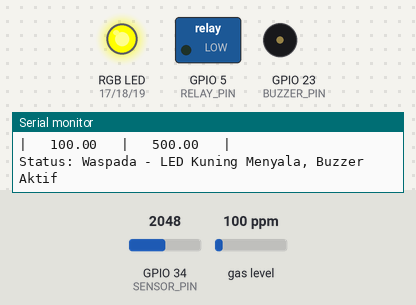
Recording of a sketch running on a simulated ESP32. On the bench: switched loads named in the sketch (green lamp = pin HIGH), an RGB LED mixed from three pins (HIGH = lit), buzzer (waves = sounding, pin HIGH), the last lines printed to the serial monitor. The test bench sets the inputs (shaded band); at power-on: gas level 100 ppm, GPIO 34 (SENSOR_PIN) = 2048. WiFi joins after 1.5 s; servers stay silent unless stated.

Above: at 3.0 s.
3.1 s: gas level set to 190 ppm
7.3 s: gas level set to 208 ppm
At 8.0 s:
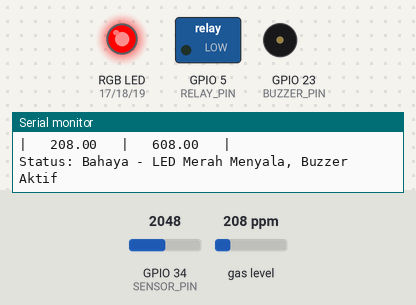
11.3 s: gas level set to 20 ppm
At 12.4 s:
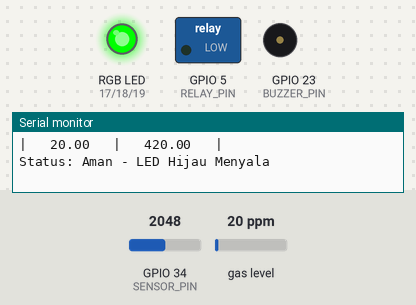
13.3 s: GPIO 34 (SENSOR_PIN) set to 0
At 13.91 s:
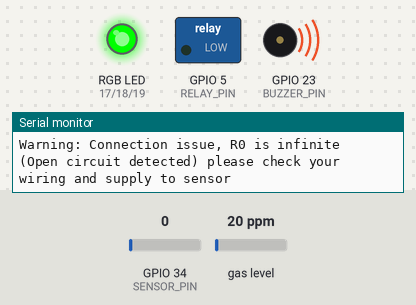
17.5 s: gas level set to 45 ppm
21.0 s: gas level set to 55 ppm
At 21.8 s:
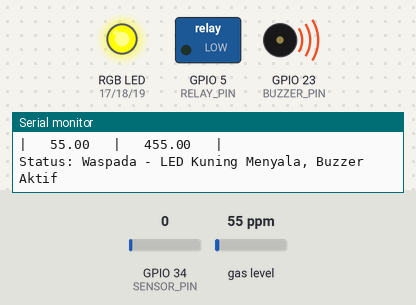
Timing chart, 0 to 25.9 s (numbered marks = the images above; inputs shaded):
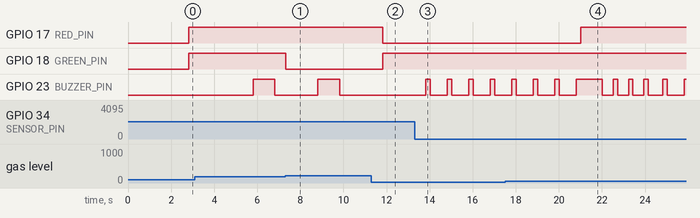

The sketch:

CarAirSentinel.ino
```cpp
// Blynk Configuration
#define BLYNK_TEMPLATE_ID "TMPL6DgKqxkg8"
#define BLYNK_TEMPLATE_NAME "Car Air Sentinel"
#define BLYNK_AUTH_TOKEN "uilAYhKPf8XLyWf5mEBqQfwBUiAqKF06"

// Include the libraries
#include <WiFiManager.h>          // https://github.com/tzapu/WiFiManager
#include <ArduinoJson.h>          // https://github.com/bblanchon/ArduinoJson
#include <MQUnifiedsensor.h>       // Library for sensor MQ Series
#include <BlynkSimpleEsp32.h>      // Library for blynk IoT

// MQ-135 Configuration
#define CHIP                  "ESP-32" // Wemos ESP-32 or other board, whatever have ESP32
#define TYPE                  "MQ-135" // MQ135
#define Voltage_Resolution    3.3 // 3V3 <- IMPORTANT. Source: https://randomnerdtutorials.com/esp32-adc-analog-read-arduino-ide/
#define ADC_Bit_Resolution    12 // For arduino ESP32
#define RatioMQ135CleanAir    3.6 // RS / R0 = 3.6 ppm

// Pinout Configuration
#define SENSOR_PIN 34 // Analog input ESP32
#define BUZZER_PIN 23 // Pin for buzzer
#define RED_PIN 17    // Pin LED RED RGB Module
#define GREEN_PIN 18  // Pin LED GREEN RGB Module
#define BLUE_PIN 19   // Pin LED BLUE RGB Module
#define RELAY_PIN 5   // Pin For Relay Module

// Declare Sensor
MQUnifiedsensor MQ135(CHIP, Voltage_Resolution, ADC_Bit_Resolution, SENSOR_PIN, TYPE);

char blynkTemplateId[40];
char blynkTemplateName[40];
char blynkAuthToken[34];

// Configuration for WiFi-Manager
WiFiManager wm;
WiFiManagerParameter custom_blynk_template_id("template_id", "Blynk Template ID", BLYNK_TEMPLATE_ID, 40);
WiFiManagerParameter custom_blynk_template_name("template_name", "Blynk Template Name", BLYNK_TEMPLATE_NAME, 40);
WiFiManagerParameter custom_blynk_auth_token("auth_token", "Blynk Auth Token", BLYNK_AUTH_TOKEN, 34);

// Blynk setup
BlynkTimer timer;

void sendToBlynk(float CO, float CO2, String status, int relayStatus) {
  Blynk.virtualWrite(V1, CO2);          // Send CO2 data to Blynk
  Blynk.virtualWrite(V0, CO);           // Send CO data to Blynk
  Blynk.virtualWrite(V3, status);       // Send status to Blynk
  Blynk.virtualWrite(V2, relayStatus);  // Send relay status to Blynk
}

// Timer variables
unsigned long previousMillis = 0;
unsigned long previousMillisRelay = 0;
bool relayOn = false;   // Relay Status


void setup() {
  // Init the serial port communication - to debug the library
  Serial.begin(115200); // Init serial port

  // Setting pinMode ESP32
  pinMode(BUZZER_PIN, OUTPUT);
  pinMode(RED_PIN, OUTPUT);
  pinMode(GREEN_PIN, OUTPUT);
  pinMode(BLUE_PIN, OUTPUT);
  pinMode(RELAY_PIN, OUTPUT);

  wm.addParameter(&custom_blynk_template_id);
  wm.addParameter(&custom_blynk_template_name);
  wm.addParameter(&custom_blynk_auth_token);

  // reset settings - wipe stored credentials for testing
  // these are stored by the esp library
  // wm.resetSettings();

  // Set custom header for the WiFiManager portal
  wm.setTitle("Car Air Sentinel");

  // AutoConnect and timeout in seconds
  wm.setConfigPortalTimeout(120);

  if (!wm.autoConnect("CAS config", "1234567890")) {
    Serial.println("Failed to connect and hit timeout");
    // ESP.restart();
  }

  // Cek apakah terhubung ke wifi apa tidak
  if (WiFi.status() != WL_CONNECTED) {
    Serial.println("Operating in offline mode");
  } else {
    Serial.println("Connected to WiFi!");
  }

  strcpy(blynkTemplateId, custom_blynk_template_id.getValue());
  strcpy(blynkTemplateName, custom_blynk_template_name.getValue());
  strcpy(blynkAuthToken, custom_blynk_auth_token.getValue());

  Serial.println("Blynk Template ID: " + String(blynkTemplateId));
  Serial.println("Blynk Template Name: " + String(blynkTemplateName));
  Serial.println("Blynk Auth Token: " + String(blynkAuthToken));

  Blynk.config(blynkAuthToken);
  Blynk.connect();

  // Set math model to calculate the PPM concentration and the value of constants
  MQ135.setRegressionMethod(1); // _PPM =  a*ratio^b

  /*****************************  MQ Init ********************************************/
  MQ135.init();

  /*****************************  MQ Calibration ********************************************/
  Serial.print("Calibrating please wait.");
  float calcR0 = 0;
  for (int i = 1; i <= 10; i++) {
    MQ135.update(); // Update data, the arduino will read the voltage from the analog pin
    calcR0 += MQ135.calibrate(RatioMQ135CleanAir);
    Serial.print(".");
  }
  MQ135.setR0(calcR0 / 10);
  Serial.println("  done!");

  if (isinf(calcR0)) {
    Serial.println("Warning: Connection issue, R0 is infinite (Open circuit detected) please check your wiring and supply");
    while (true) {
      digitalWrite(BUZZER_PIN, LOW);
      delay(200);
      digitalWrite(BUZZER_PIN, HIGH);
      delay(200);
    };
  }
  if (calcR0 == 0) {
    Serial.println("Warning: Connection issue found, R0 is zero (Analog pin shorts to ground) please check your wiring and supply");
    while (true) {
      digitalWrite(BUZZER_PIN, LOW);
      delay(200);
      digitalWrite(BUZZER_PIN, HIGH);
      delay(200);
    };
  }

  Serial.println("** Values from MQ-135 **");
  Serial.println("|    CO    |    CO2    |");

  // Setup a function to be called every second
  timer.setInterval(1000L, []() {
    if (analogRead(SENSOR_PIN) == 0) {
      Serial.println("Warning: Connection issue, R0 is infinite (Open circuit detected) please check your wiring and supply to sensor");
      digitalWrite(BUZZER_PIN, HIGH); // Buzzer aktif
      delay(200);
    }

    MQ135.update(); // Update data, the arduino will read the voltage from the analog pin

    MQ135.setA(605.18); MQ135.setB(-3.937); // Configure the equation to calculate CO concentration value
    float CO = MQ135.readSensor(); // Sensor will read PPM concentration using the model, a and b values set previously or from the setup

    MQ135.setA(110.47); MQ135.setB(-2.862); // Configure the equation to calculate CO2 concentration value
    float CO2 = MQ135.readSensor(); // Sensor will read PPM concentration using the model, a and b values set previously or from the setup

    CO2 += 400; // Add 400 to the CO2 value to account for baseline atmospheric CO2

    Serial.print("|   "); Serial.print(CO);
    Serial.print("   |   "); Serial.print(CO2);
    Serial.println("   |");

    String status = "";
    int relayStatus = 0;

    unsigned long currentMillis = millis();

    if ((CO < 50) && (CO2 < 1000)) {
      // Kadar CO < 50 atau CO2 < 1000
      digitalWrite(GREEN_PIN, HIGH); // LED Hijau hidup
      digitalWrite(RED_PIN, LOW);
      digitalWrite(BLUE_PIN, LOW);
      digitalWrite(BUZZER_PIN, LOW);
      status = "Aman";
      Serial.println("Status: Aman - LED Hijau Menyala");

      Blynk.logEvent("gas_safe_alarm", "AMAN! Kadar CO atau CO2 RENDAH");

      if (WiFi.status() != WL_CONNECTED) {
        Serial.println("Operating in offline mode");
        if (currentMillis - previousMillis >= 1000) {
          previousMillis = currentMillis;

          digitalWrite(GREEN_PIN, LOW); // LED Hijau mati
          delay(1000);

        }
      }
    }
    else if ((CO >= 51 && CO <= 200) || (CO2 >= 1001 && CO2 <= 2000)) {
      // Kadar CO > 51 < 200 atau CO2 > 1001 < 2000
      digitalWrite(RED_PIN, HIGH);
      digitalWrite(BLUE_PIN, LOW);
      digitalWrite(GREEN_PIN, HIGH);
      status = "Waspada";
      Serial.println("Status: Waspada - LED Kuning Menyala, Buzzer Aktif");

      Blynk.logEvent("gas_alarm", "WASPADA! Kadar CO atau CO2 cukup tinggi");

      if (currentMillis - previousMillis >= 5000) {
        previousMillis = currentMillis;

        digitalWrite(BUZZER_PIN, HIGH); // Buzzer on
        delay(1000);

      }
    }
    else if ((CO >= 201 && CO <= 400) || (CO2 >= 2001 && CO2 <= 2500)) {
      // Kadar CO > 201 < 400 atau CO2 > 2001 < 2500
      digitalWrite(GREEN_PIN, LOW);
      digitalWrite(BLUE_PIN, LOW);
      digitalWrite(RED_PIN, HIGH);
      status = "Bahaya";
      Serial.println("Status: Bahaya - LED Merah Menyala, Buzzer Aktif");

      Blynk.logEvent("gas_alarm", "BAHAYA! Kadar CO atau CO2 tinggi");

      if (currentMillis - previousMillis >= 2500) {
        previousMillis = currentMillis;

        digitalWrite(BUZZER_PIN, HIGH); // Buzzer on
        delay(1000);
      }
    }
    else if (CO > 400 || CO2 > 2500) {
      // Kadar CO > 400 atau CO2 > 2500
      digitalWrite(GREEN_PIN, LOW);
      digitalWrite(RED_PIN, HIGH);
      digitalWrite(BLUE_PIN, HIGH);
      digitalWrite(BUZZER_PIN, HIGH); // Buzzer on
      status = "Sangat Berbahaya";
      Serial.println("Status: Sangat Berbahaya - LED Ungu Menyala, Buzzer Aktif, Relay Aktif");
      relayOn = true;
      relayStatus = 1; // data for blynk
      previousMillisRelay = currentMillis;

      Blynk.logEvent("gas_alarm", "SANGAT BERBAHAYA! Kadar CO atau CO2 sangat tinggi");

      if (currentMillis - previousMillis >= 1000) {
        previousMillis = currentMillis;

        digitalWrite(RELAY_PIN, LOW); // Relay on
        delay(1000);
      }
    }

    // Turn off relay after 10 seconds
    if (relayOn && (currentMillis - previousMillisRelay >= 10000)) {
      digitalWrite(RELAY_PIN, HIGH); // Relay off
      relayOn = false;
      relayStatus = 0; // data for blynk
    }

    // Send data to Blynk
    sendToBlynk(CO, CO2, status, relayStatus);
    digitalWrite(BUZZER_PIN, LOW); // Buzzer off
    delay(500);
  });
}

void loop() {
  Blynk.run();
  timer.run();
}
```

Measured:
- the behaviour switches between 200 and 201 ppm on gas level (found by bisection; images 0 and 1)
- the behaviour switches between 50 and 51 ppm on gas level (found by bisection; images 3 and 4)
- after the input at 7.3 s, GPIO 18 (GREEN_PIN): HIGH → LOW at once; GPIO 23 (BUZZER_PIN): LOW → HIGH after 1.5 s instead of 3.5 s
- after the input at 11.3 s, GPIO 17 (RED_PIN): HIGH → LOW after 0.51 s; GPIO 18 (GREEN_PIN): LOW → HIGH after 0.51 s; GPIO 23 (BUZZER_PIN): stays LOW (without the input it goes to HIGH after 0.52 s)
- after the input at 13.3 s, GPIO 23 (BUZZER_PIN): alternates HIGH for 0.20 s and LOW for 0.80 s, starting after 0.52 s
- after the input at 21.0 s, GPIO 17 (RED_PIN): LOW → HIGH at once
